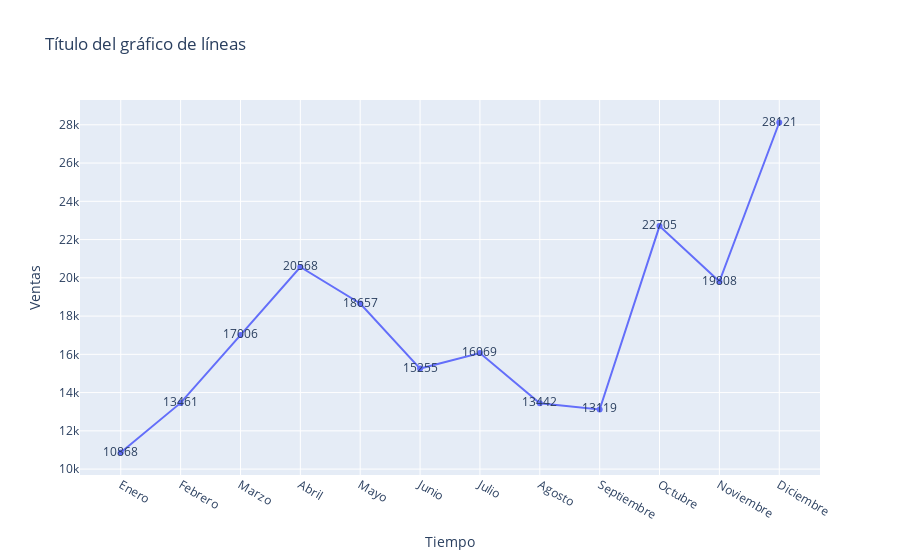

Notebook source saved alongside this figure:
### Markdown cell above
¿Hubo algún mes que se destacó en términos de ventas?

### Code cell
ventas = []
for mes in meses:
  #extraigo la suma de la Cantidad Pedida por cada mes
    cantidades = dataframes[mes][['Cantidad Pedida']].sum()
    cantidades = cantidades.values
    cantidades = int(cantidades[0])
    ventas.append(cantidades)

fig = px.line(x = meses, y = ventas,
      text= ventas,
            title = "Título del gráfico de líneas",
                  labels = {'x': 'Tiempo', 'y':'Ventas'},
                                      markers = True)

fig.show()

### Figure 1 — Plotly figure (JSON) as saved in the notebook; plotly's stock layout.template omitted (floating-point values rounded to 4 significant figures)
{"data": [{"hovertemplate": "Tiempo=%{x}<br>Ventas=%{y}<br>text=%{text}<extra></extra>", "legendgroup": "", "line": {"color": "#636efa", "dash": "solid"}, "marker": {"symbol": "circle"}, "mode": "markers+lines+text", "name": "", "orientation": "v", "showlegend": false, "text": [10868, 13461, 17006, 20568, 18657, 15255, 16069, 13442, 13119, 22705, 19808, 28121], "type": "scatter", "x": ["Enero", "Febrero", "Marzo", "Abril", "Mayo", "Junio", "Julio", "Agosto", "Septiembre", "Octubre", "Noviembre", "Diciembre"], "xaxis": "x", "y": [10868, 13461, 17006, 20568, 18657, 15255, 16069, 13442, 13119, 22705, 19808, 28121], "yaxis": "y"}], "layout": {"legend": {"tracegroupgap": 0}, "title": {"text": "Título del gráfico de líneas"}, "xaxis": {"anchor": "y", "domain": [0, 1], "title": {"text": "Tiempo"}}, "yaxis": {"anchor": "x", "domain": [0, 1], "title": {"text": "Ventas"}}}}
